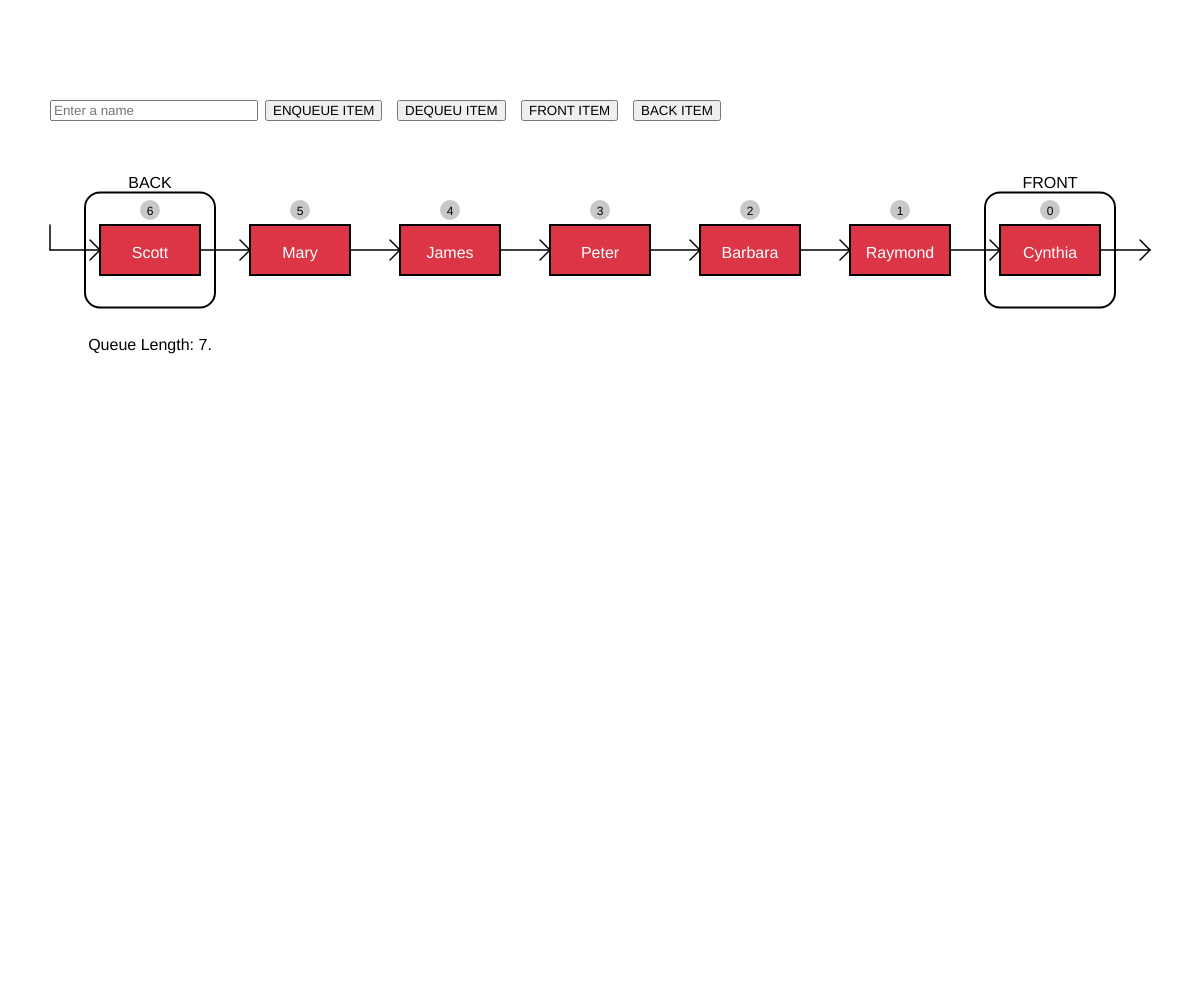
Frame 1 (no input)
Frame 60 (no input): identical to frame 1, image omitted
Frame 120 (the mouse pressed at the canvas centre since frame 60): identical to frame 1, image omitted

The p5.js sketch that drew this single still picture (run headless with seeded random() and noise() and a simulated clock; from frame 60 on, the mouse is pressed at the canvas centre):

// p5.js sketch
// ── sketch.js
var canvas;
var names;

var baseX = 150, baseY = 250;

function setup() {
  	canvas = createCanvas(windowWidth, windowHeight);
  	canvas.position(0,0);
  	canvas.style('z-index', '-1');
  	canvas.style('display', 'block');
  	background(255);

  	names = new Queue();
  	// append som items to the list
	names.enqueue("Cynthia");
	names.enqueue("Raymond");
	names.enqueue("Barbara");
	names.enqueue("Peter");
	names.enqueue("James");
	names.enqueue("Mary");
	names.enqueue("Scott");


	input = createInput();
	input.position(50, 100);
	input.size(200);
	input.attribute('placeholder', 'Enter a name');
	input.class("form-control");

	button = createButton('ENQUEUE ITEM');
	button.position(input.x + input.width + 15, 100);
	button.mousePressed(enqueueItem);
	button.class('btn btn-info');

	button2 = createButton('DEQUEU ITEM');
	button2.position(button.x + button.width + 15, 100);
	button2.mousePressed(dequeueItem);
	button2.class('btn btn-info');

	button3 = createButton('FRONT ITEM');
	button3.position(button2.x + button2.width + 15, 100);
	button3.mousePressed(frontItem);
	button3.class('btn btn-danger');

	button4 = createButton('BACK ITEM');
	button4.position(button3.x + button3.width + 15, 100);
	button4.mousePressed(backItem);
	button4.class('btn btn-danger');


}

function windowResized(){
	resizeCanvas(windowWidth, windowHeight);
}

function draw() {
	background(255);
  	names.display(baseX, baseY);
}

function enqueueItem(){
	const name = input.value();
  	alert('Enqueue ' + name + '!');
  	names.enqueue(name);
  	input.value('');
}

function dequeueItem(){
	const item = names.front();
	alert('Dequeue '+item+'!');
  	names.dequeue();
}

function frontItem(){
	const item = names.front();
	alert('Front item is '+item+'!');
}

function backItem(){
	const item = names.back();
	alert('Back item is '+item+'!');
}
// ── Item.js


class Item {

	constructor(info){
		this.info = info;
	}


	display(i, l, x, y, w, h){
		rectMode(CENTER);
		strokeWeight(2);
		fill(220, 53, 69);
		rect(x, y, w, h);

		ellipseMode(CENTER);
		fill(200); strokeWeight(0.0);
		ellipse(x, y - h/2 - 15, 20, 20);
		fill(0);
		textSize(12);
		textAlign(CENTER);
		text(i, x , y - h/2 - 10);
		textSize(16);
		fill(255);
		text(this.info, x, y+8);
		if(i>=0){
			strokeWeight(1.5);
			line(x + w/2, y, x + w, y);
			line(x + w, y, x +w - 10, y -10);
			line(x + w, y, x +w - 10, y +10);

		}
		if(i==l-1){
			strokeWeight(1.5);
			line(x - w, y, x -w , y - h/2);
			line(x - w, y, x -w/2, y);
			line(x - w/2, y, x -w/2 - 10, y -10);
			line(x - w/2, y, x -w/2 - 10, y +10);

			
		}

		// Highlighting front and back items
		if(i==0 || i==l-1){
			var msg = (i==0)?"FRONT":"BACK";
			noFill(); strokeWeight(2);
			rect(x, y, w*1.3, h*2.3, 15, 15);
			fill(0);
			text(msg, x, y - h*1.25);
		}
	}


}
// ── Queue.js

class Queue {

   constructor(){
      this.dataStore = [];
   }

   enqueue(element) {
      this.dataStore.push(element); 
   }

   dequeue() {
      return this.dataStore.shift();
   }

   front(){
      return this.dataStore[0];
   }

   back(){
      return this.dataStore[this.dataStore.length-1];
   }

   clear() {
      
   }

   empty() {
      return (this.dataStore.length==0);
   } 

   toString() {
      var reStr="";
      for(var i=0; i<this.dataStore.length; i++){
         reStr+= this.dataStore[i]+"\n";
      }
      return reStr;
   }


   // Additional functions to display stack

   display(bx, by){
      for (var i = this.dataStore.length-1; i>=0; i--) {
         var item = new Item(this.dataStore[i]);
         rectMode(CENTER);
         var k = this.dataStore.length - 1 - i;
         var x = bx + k*150;
         var y = by;
         item.display(i, this.dataStore.length, x, y, 100, 50);
      }

      //Display length
      fill(0);
      textSize(16);
      text("Queue Length: "+this.dataStore.length+".", baseX, baseY+100);
   }
}
